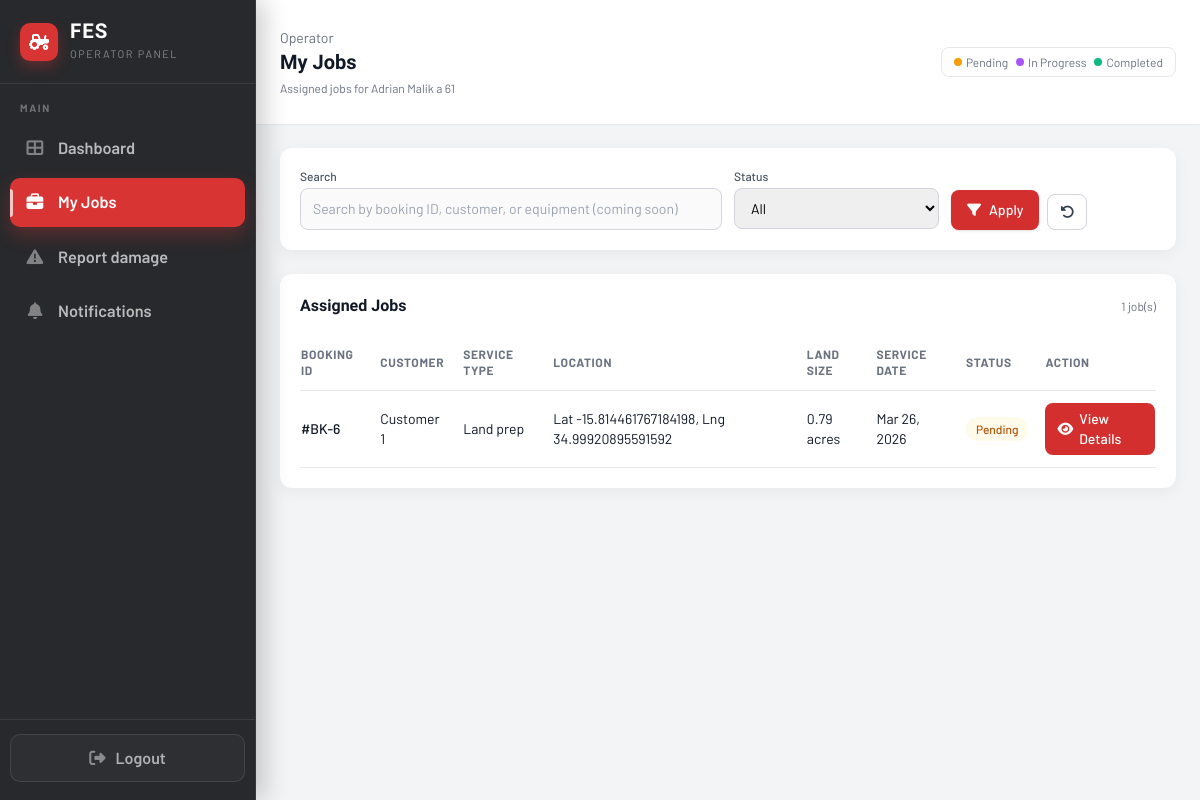
The app's page /Pages/operator/jobs.php (signed in), older data.
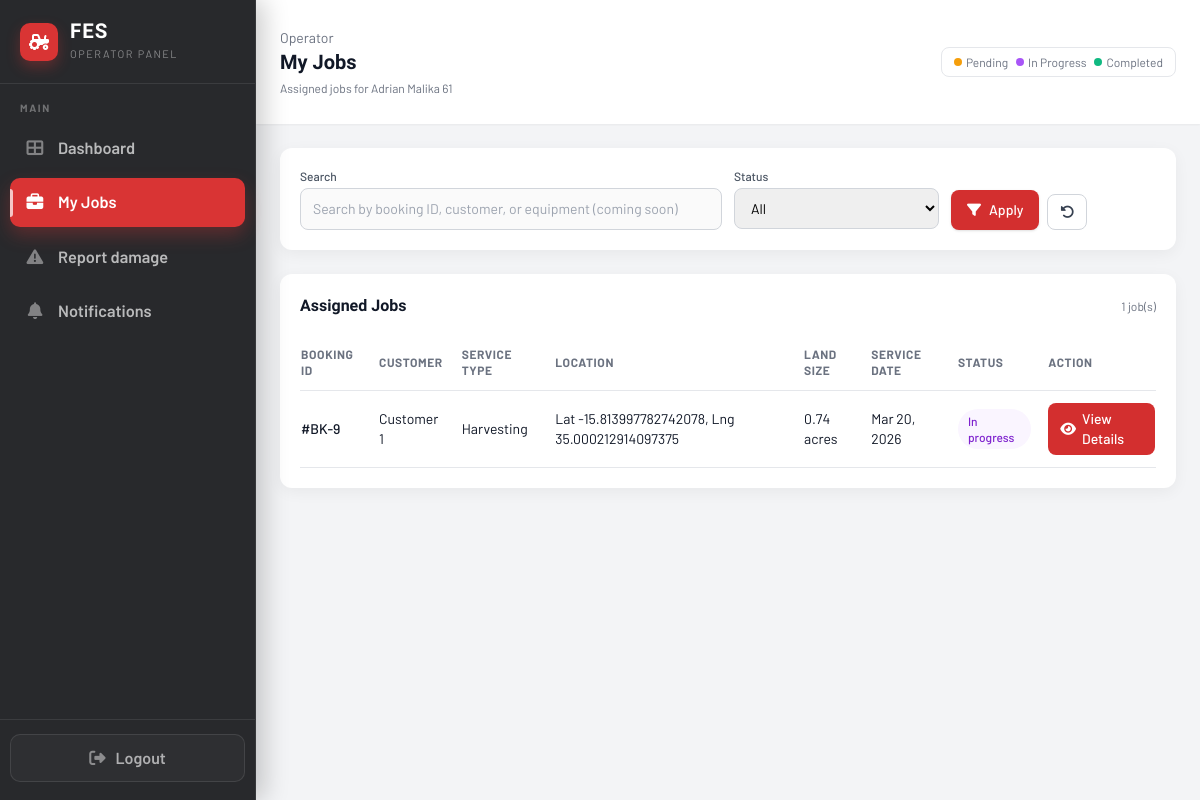
The same page, newer data.
### tables this page shows
CREATE TABLE IF NOT EXISTS `bookings` (
  `booking_id` int NOT NULL AUTO_INCREMENT,
  `customer_id` int NOT NULL,
  `operator_id` int DEFAULT NULL,
  `equipment_id` varchar(50) NOT NULL,
  `booking_date` date NOT NULL,
  `service_days` int NOT NULL DEFAULT '1',
  `service_type` varchar(50) NOT NULL,
  `service_location` varchar(255) NOT NULL,
  `contact_phone` varchar(50) NOT NULL,
  `field_lat` decimal(10,7) DEFAULT NULL,
  `field_lng` decimal(10,7) DEFAULT NULL,
  `field_address` varchar(255) DEFAULT NULL,
  `field_polygon` longtext,
  `field_hectares` decimal(10,2) DEFAULT NULL,
  `notes` text,
  `estimated_total_cost` decimal(12,2) NOT NULL DEFAULT '0.00',
  `status` enum('pending','confirmed','in_progress','completed','cancelled') NOT NULL DEFAULT 'pending',
  `operator_start_time` datetime DEFAULT NULL COMMENT 'Set when operator marks job In progress',
  `operator_end_time` datetime DEFAULT NULL COMMENT 'Set when operator marks job Completed',
  `created_at` timestamp NULL DEFAULT CURRENT_TIMESTAMP,
  `updated_at` timestamp NULL DEFAULT CURRENT_TIMESTAMP ON UPDATE CURRENT_TIMESTAMP,
  PRIMARY KEY (`booking_id`),
  KEY `customer_id` (`customer_id`),
  KEY `equipment_id` (`equipment_id`),
  KEY `status` (`status`),
  KEY `idx_bookings_operator_id` (`operator_id`)
);

CREATE TABLE IF NOT EXISTS `users` (
  `user_id` int NOT NULL AUTO_INCREMENT,
  `name` varchar(255) NOT NULL,
  `email` varchar(255) NOT NULL,
  `password_hash` varchar(255) NOT NULL,
  `role` enum('customer','admin','operator') NOT NULL DEFAULT 'customer',
  `created_at` timestamp NOT NULL DEFAULT CURRENT_TIMESTAMP,
  `updated_at` timestamp NOT NULL DEFAULT CURRENT_TIMESTAMP ON UPDATE CURRENT_TIMESTAMP,
  `password_reset_token` varchar(64) DEFAULT NULL,
  `password_reset_expires` datetime DEFAULT NULL,
  PRIMARY KEY (`user_id`),
  UNIQUE KEY `email` (`email`)
);

### Pages/operator/jobs.php (the view, shortened to what the changed rows need)
<?php
$operatorName = $_SESSION['name'] ?? 'Operator';
$operatorId = (int)($_SESSION['user_id'] ?? 0);
$jobs = [];
$statusFilter = $_GET['status'] ?? 'all';
$allowedStatuses = ['pending', 'confirmed', 'in_progress', 'completed', 'cancelled'];
if (!in_array($statusFilter, $allowedStatuses, true)) {
    $statusFilter = 'all';
}
try {
    $conn = getDBConnection();
    $sql = "SELECT b.booking_id, b.booking_date, b.service_type, b.service_days, b.status,
                   COALESCE(NULLIF(b.service_location, ''), b.field_address) AS service_location,
                   b.field_hectares,
                   e.equipment_name,
                   u.name AS customer_name
            FROM bookings b
            LEFT JOIN equipment e ON e.equipment_id = b.equipment_id
            LEFT JOIN users u ON u.user_id = b.customer_id
            WHERE b.operator_id = ?";
    $sql .= " ORDER BY b.booking_date DESC, b.booking_id DESC";
    if ($stmt = $conn->prepare($sql)) {
        if ($statusFilter !== 'all') {
            $stmt->bind_param('is', $operatorId, $statusFilter);
        } else {
            $stmt->bind_param('i', $operatorId);
        }
        $stmt->execute();
        $res = $stmt->get_result();
        while ($row = $res->fetch_assoc()) {
            $jobs[] = $row;
        }
    }
} catch (Exception $e) {
    error_log('Operator jobs error: ' . $e->getMessage());
}
?>
<!DOCTYPE html>
<html lang="en">
<head>
    <link rel="stylesheet" href="https://cdnjs.cloudflare.com/ajax/libs/font-awesome/6.4.0/css/all.min.css">
    <script src="https://cdn.tailwindcss.com"></script>
</head>
<body class="bg-gray-100">
<div class="min-h-screen w-full">
    <div class="min-h-screen" id="main-content">
        <header class="bg-white px-6 py-7 flex items-center justify-between shadow-sm">
            <div class="flex items-center gap-3">
                <div>
                    <div class="text-sm text-gray-500">Operator</div>
                    <h1 class="text-xl font-semibold text-gray-900">My Jobs</h1>
                    <p class="text-xs text-gray-500 mt-1">Assigned jobs for <?php echo htmlspecialchars($operatorName); ?></p>
                </div>
            </div>
        </header>
        <main class="flex-1 overflow-y-auto p-6">
            <section class="bg-white rounded-xl shadow-card p-5">
                <div class="flex items-center justify-between mb-4">
                    <h2 class="text-base font-semibold text-gray-900">Assigned Jobs</h2>
                </div>
                <div class="overflow-x-auto">
                    <table class="min-w-full">
                        <thead>
                        <tr class="text-left text-xs font-medium text-gray-500 border-b uppercase tracking-wider">
                            <th class="py-3 pr-4">Booking ID</th>
                            <th class="py-3 pr-4">Customer</th>
                            <th class="py-3 pr-4">Service Type</th>
                            <th class="py-3 pr-4">Location</th>
                            <th class="py-3 pr-4">Land Size</th>
                            <th class="py-3 pr-4">Service Date</th>
                            <th class="py-3 pr-4">Status</th>
                            <th class="py-3">Action</th>
                        </tr>
                        </thead>
                        <tbody class="text-sm text-gray-900">
                        <?php if (!empty($jobs)): ?>
                            <?php foreach ($jobs as $row): ?>
                                <?php
                                    $status = $row['status'] ?? 'pending';
                                    $badgeClasses = [
                                        'pending' => 'bg-amber-50 text-amber-700',
                                        'confirmed' => 'bg-blue-50 text-blue-700',
                                        'in_progress' => 'bg-purple-50 text-purple-700',
                                        'completed' => 'bg-emerald-50 text-emerald-700',
                                        'cancelled' => 'bg-gray-100 text-gray-700'
                                    ];
                                    $badgeClass = $badgeClasses[$status] ?? 'bg-gray-100 text-gray-700';
                                ?>
                                <tr class="border-b hover:bg-gray-50">
                                    <td class="py-3 pr-4 font-medium">#BK-<?php echo htmlspecialchars((string)$row['booking_id']); ?></td>
                                    <td class="py-3 pr-4"><?php echo htmlspecialchars($row['customer_name'] ?? 'N/A'); ?></td>
                                    <td class="py-3 pr-4"><?php echo htmlspecialchars(ucfirst(str_replace('_', ' ', $row['service_type'] ?? 'N/A'))); ?></td>
                                    <td class="py-3 pr-4"><?php echo htmlspecialchars($row['service_location'] ?? 'N/A'); ?></td>
                                    <td class="py-3 pr-4"><?php echo htmlspecialchars((string)($row['field_hectares'] ?? 'N/A')); ?> acres</td>
                                    <td class="py-3 pr-4"><?php echo !empty($row['booking_date']) ? htmlspecialchars(date('M d, Y', strtotime($row['booking_date']))) : 'N/A'; ?></td>
                                    <td class="py-3 pr-4">
                                        <span class="inline-flex items-center px-2.5 py-1 rounded-full text-xs font-medium <?php echo $badgeClass; ?>">
                                            <?php echo htmlspecialchars(ucfirst(str_replace('_', ' ', $status))); ?>
                                        </span>
                                    </td>
                                    <td class="py-3">
                                        <a href="job_details.php?id=<?php echo urlencode((string)$row['booking_id']); ?>" class="inline-flex items-center gap-1.5 px-3 py-1.5 rounded-lg bg-fes-red hover:bg-[#b71c1c] text-white text-sm font-medium">
                                            <i class="fas fa-eye"></i> View Details
                                        </a>
                                    </td>
                                </tr>
                            <?php endforeach; ?>
                        <?php else: ?>
                            <tr>
                                <td colspan="8" class="py-6 text-center text-sm text-gray-500">No assigned jobs found.</td>
                            </tr>
                        <?php endif; ?>
                        </tbody>
                    </table>
                </div>
            </section>
        </main>
    </div>
</div>
</body>
</html>

Row changes from the older to the newer data that the page shows:
removed bookings: booking_id "6", users.name "Customer 1", service_type "Land prep", service_location "Lat -15.814461767184198, Lng 34.99920895591592", field_hectares "0.79", booking_date "Mar 26, 2026", status "Pending"
added bookings: booking_id "9", users.name "Customer 1", service_type "Harvesting", service_location "Lat -15.813997782742078, Lng 35.000212914097375", field_hectares "0.74", booking_date "Mar 20, 2026", status "In progress"
Text that changed along with them:
$operatorName: "Adrian Malik a 61" → "Adrian Malika 61"
